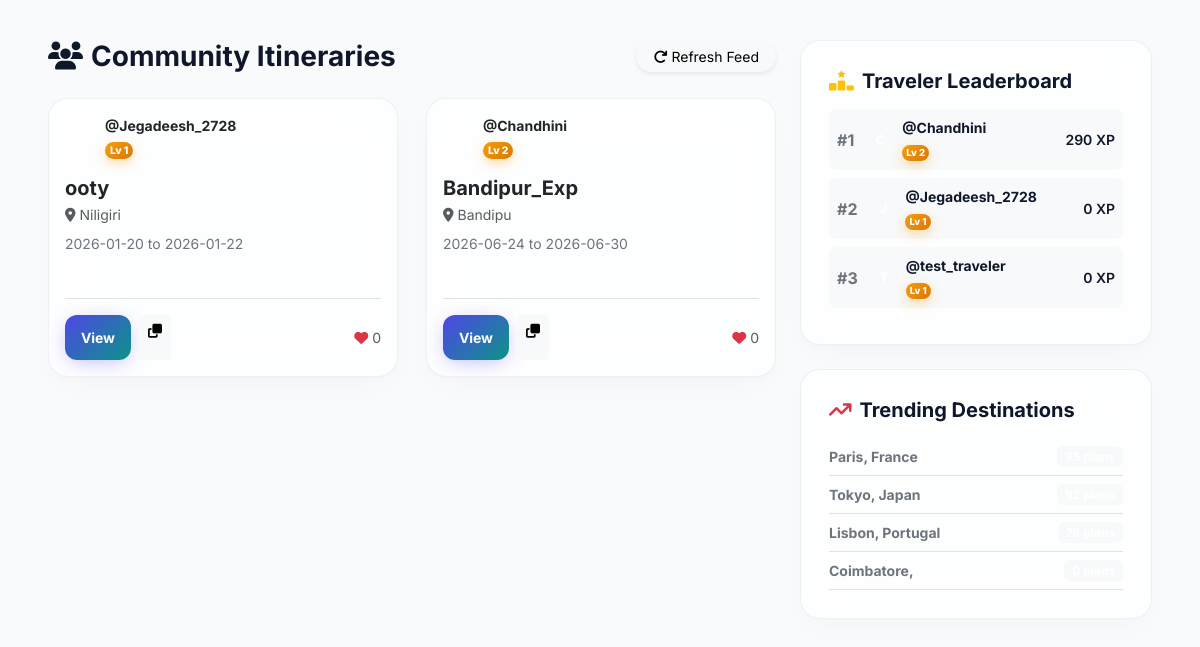
The page /leaderboard on the database as committed earlier.
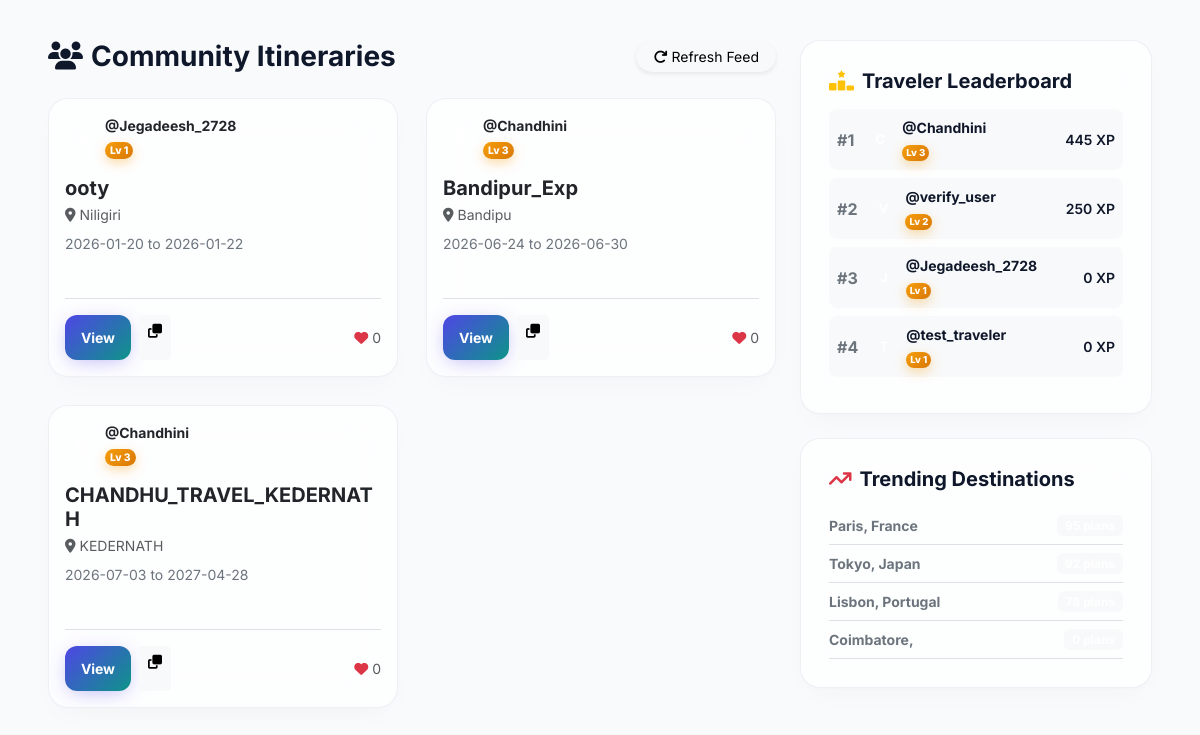
The same page on the database as committed later.
### app.py/app.py (models this page shows)
class Trip(db.Model):
    id = db.Column(db.Integer, primary_key=True)
    name = db.Column(db.String(100), nullable=False)
    destination = db.Column(db.String(100), nullable=False)
    start_date = db.Column(db.Date, nullable=False)
    end_date = db.Column(db.Date, nullable=False)
    is_public = db.Column(db.Boolean, default=False)
    user_id = db.Column(db.Integer, db.ForeignKey('user.id'), nullable=False)
    estimated_budget = db.Column(db.Float, nullable=True, default=0.0)
    style = db.Column(db.String(50), default="Solo") # Solo, Family, Honeymoon, Adventure, Luxury, Backpacking
    sections = db.relationship('TripSection', backref='trip', lazy=True, cascade="all, delete-orphan")
    stops = db.relationship('Stop', backref='trip', lazy=True, cascade="all, delete-orphan")
    expenses = db.relationship('Expense', backref='trip', lazy=True, cascade="all, delete-orphan")
    journal_entries = db.relationship('JournalEntry', backref='trip', lazy=True, cascade="all, delete-orphan")
    packing_lists = db.relationship('PackingList', backref='trip', lazy=True, cascade="all, delete-orphan")
    places = db.relationship('PlaceOfInterest', backref='trip', lazy=True, cascade="all, delete-orphan")
    likes = db.relationship('Like', backref='trip', lazy=True, cascade="all, delete-orphan")
    bookmarks = db.relationship('Bookmark', backref='trip', lazy=True, cascade="all, delete-orphan")
    comments = db.relationship('Comment', backref='trip', lazy=True, cascade="all, delete-orphan")
    ratings = db.relationship('Rating', backref='trip', lazy=True, cascade="all, delete-orphan")

class User(UserMixin, db.Model):
    id = db.Column(db.Integer, primary_key=True)
    username = db.Column(db.String(150), unique=True, nullable=False)
    email = db.Column(db.String(150), unique=True, nullable=False)
    password = db.Column(db.String(150), nullable=False)
    is_admin = db.Column(db.Boolean, default=False)
    xp = db.Column(db.Integer, default=0)
    level = db.Column(db.Integer, default=1)
    points = db.Column(db.Integer, default=0)
    trips = db.relationship('Trip', backref='author', lazy=True, cascade="all, delete-orphan")
    achievements = db.relationship('UserAchievement', backref='user', lazy=True, cascade="all, delete-orphan")
    notifications = db.relationship('Notification', backref='user', lazy=True, cascade="all, delete-orphan")
    chat_messages = db.relationship('ChatMessage', backref='user', lazy=True, cascade="all, delete-orphan")
    documents = db.relationship('UploadedDocument', backref='user', lazy=True, cascade="all, delete-orphan")
    journal_entries = db.relationship('JournalEntry', backref='user', lazy=True, cascade="all, delete-orphan")

class City(db.Model):
    id = db.Column(db.Integer, primary_key=True)
    name = db.Column(db.String(150), nullable=False)
    country = db.Column(db.String(150), nullable=True)
    cost_index = db.Column(db.Float, default=1.0)
    popularity = db.Column(db.Integer, default=0)

### app.py/app.py (the view)
@app.route('/leaderboard')
def leaderboard_view():
    top_users = User.query.order_by(User.xp.desc()).limit(10).all()
    trending_cities = City.query.order_by(City.popularity.desc()).limit(5).all()
    return render_template('community.html', leaderboard=top_users, trending_cities=trending_cities, trips=Trip.query.filter_by(is_public=True).all())

### templates/community.html (shortened to what this page needs)
{% extends "base.html" %}
{% block content %}
<div class="row g-4">
    <div class="col-lg-8">
        <div class="d-flex justify-content-between align-items-center mb-4">
            <h3 class="fw-bold m-0"><i class="fa-solid fa-users text-teal me-2"></i>Community Itineraries</h3>
            <a href="{{ url_for('leaderboard_view') }}" class="btn btn-sm btn-light rounded-pill px-3 shadow-sm"><i class="fa-solid fa-arrow-rotate-right me-1 text-teal"></i>Refresh Feed</a>
        </div>
        <div class="pinterest-grid">
            {% for trip in trips %}
            <div class="glass-card p-3 card h-100" style="break-inside: avoid; transition: transform 0.2s;">
                <div class="d-flex align-items-center gap-2 mb-3">
                    <div class="rounded-circle bg-teal text-white fw-bold d-flex align-items-center justify-content-center" style="width:32px; height:32px">
                    </div>
                    <div>
                        <strong class="d-block small">@{{ trip.author.username }}</strong>
                        <span class="xp-level-badge" style="font-size:0.65rem; padding: 1px 5px;">Lv {{ trip.author.level }}</span>
                    </div>
                </div>
                <h5 class="fw-bold mb-1">{{ trip.name }}</h5>
                <p class="text-muted small mb-2"><i class="fa-solid fa-location-dot me-1"></i>{{ trip.destination }}</p>
                <small class="text-secondary d-block mb-3">{{ trip.start_date }} to {{ trip.end_date }}</small>
                <div class="d-flex justify-content-between align-items-center border-top pt-3 mt-auto">
                    <div class="d-flex gap-2">
                        <a href="{{ url_for('view_trip', trip_id=trip.id) }}" class="btn btn-sm btn-premium px-3">View</a>
                        <a href="{{ url_for('copy_trip', trip_id=trip.id) }}" class="btn btn-sm btn-light" title="Copy itinerary template"><i class="fa-solid fa-clone"></i></a>
                    </div>
                    <div class="text-muted small">
                        <i class="fa-solid fa-heart text-danger me-1"></i>{{ trip.likes|length }}
                    </div>
                </div>
            </div>
            {% else %}
            <div class="glass-card text-center py-5 w-100">
                <i class="fa-solid fa-face-meh text-muted fs-1 mb-3"></i>
                <p class="text-muted">No public itineraries shared yet.</p>
            </div>
            {% endfor %}
        </div>
    </div>
    <div class="col-lg-4">
        <div class="glass-card mb-4">
            <h5 class="fw-bold mb-3"><i class="fa-solid fa-ranking-star text-warning me-2"></i>Traveler Leaderboard</h5>
            {% for user in leaderboard %}
            <div class="d-flex align-items-center justify-content-between p-2 rounded-3 bg-light mb-2">
                <div class="d-flex align-items-center gap-2">
                    <span class="fw-bold text-secondary me-1">#{{ loop.index }}</span>
                    <div class="rounded-circle bg-teal text-white fw-bold d-flex align-items-center justify-content-center" style="width:28px; height:28px; font-size:0.8rem">
                    </div>
                    <div>
                        <strong class="small d-block">@{{ user.username }}</strong>
                        <span class="xp-level-badge" style="font-size:0.6rem; padding: 1px 4px;">Lv {{ user.level or 1 }}</span>
                    </div>
                </div>
                <small class="text-teal fw-semibold">{{ user.xp or 0 }} XP</small>
            </div>
            {% else %}
            <p class="text-muted text-center"><small>No data available</small></p>
            {% endfor %}
        </div>
        <div class="glass-card">
            <h5 class="fw-bold mb-3"><i class="fa-solid fa-arrow-trend-up text-danger me-2"></i>Trending Destinations</h5>
            {% for city in trending_cities %}
            <div class="d-flex align-items-center justify-content-between border-bottom py-2">
                <div>
                    <strong class="d-block text-secondary small">{{ city.name }}, {{ city.country or '' }}</strong>
                </div>
                <span class="badge bg-light text-teal">{{ city.popularity }} plans</span>
            </div>
            {% else %}
            <p class="text-muted text-center"><small>No trending destinations yet</small></p>
            {% endfor %}
        </div>
    </div>
</div>
{% endblock %}

### templates/base.html (shortened to what this page needs)
<!DOCTYPE html>
<html lang="en">
<head>
    <link href="https://cdn.jsdelivr.net/npm/bootstrap@5.3.0/dist/css/bootstrap.min.css" rel="stylesheet">
    <link rel="stylesheet" href="https://cdnjs.cloudflare.com/ajax/libs/font-awesome/6.4.0/css/all.min.css">
    <link rel="stylesheet" href="{{ url_for('static', filename='css/style.css') }}">
</head>
<body>
    <div class="app-wrapper">
        <main class="app-content" style="{% if not current_user.is_authenticated %}margin-left: 0; width: 100%;{% endif %}">
            {% block content %}{% endblock %}
        </main>
    </div>
</body>
</html>

### static/css/style.css (style rules this page uses)
:root { --primary: #4f46e5; --primary-hover: #4338ca; --secondary: #0d9488; --secondary-hover: #0f766e; --accent: #f43f5e; --accent-hover: #e11d48; --bg-color: #f8fafc; --card-bg: rgba(255, 255, 255, 0.75); --border-color: rgba(148, 163, 184, 0.15); --focus-ring: rgba(79, 70, 229, 0.15); --text-primary: #0f172a; --text-secondary: #475569; --text-muted: #64748b; --sidebar-bg: rgba(255, 255, 255, 0.85); --sidebar-active: linear-gradient(135deg, rgba(79, 70, 229, 0.08), rgba(13, 148, 136, 0.08)); --sidebar-border: rgba(148, 163, 184, 0.12); --glow-shadow: 0 10px 30px -10px rgba(0, 0, 0, 0.04), 0 1px 3px rgba(0, 0, 0, 0.02); --elevation-hover: 0 20px 40px -15px rgba(79, 70, 229, 0.08), 0 1px 3px rgba(0, 0, 0, 0.02); --border-radius-sm: 8px; --border-radius-md: 12px; --border-radius-lg: 20px; }
* { transition: background-color 0.3s cubic-bezier(0.25, 0.8, 0.25, 1), border-color 0.3s cubic-bezier(0.25, 0.8, 0.25, 1), color 0.2s ease, box-shadow 0.25s ease; }
body { background-color: var(--bg-color); color: var(--text-primary); font-family: 'Inter', -apple-system, BlinkMacSystemFont, "Segoe UI", Roboto, sans-serif; overflow-x: hidden; margin: 0; padding: 0; -webkit-font-smoothing: antialiased; -moz-osx-font-smoothing: grayscale; }
.glass-card { background: var(--card-bg); backdrop-filter: blur(24px); -webkit-backdrop-filter: blur(24px); border: 1px solid var(--border-color); box-shadow: var(--glow-shadow); border-radius: var(--border-radius-lg); padding: 28px; margin-bottom: 28px; position: relative; overflow: hidden; transition: transform 0.3s cubic-bezier(0.34, 1.56, 0.64, 1), box-shadow 0.3s cubic-bezier(0.34, 1.56, 0.64, 1), border-color 0.3s ease; }
.app-wrapper { display: flex; min-height: 100vh; }
.app-content { margin-left: 280px; padding: 40px 48px; width: calc(100% - 280px); flex-grow: 1; }
.btn-premium { background: linear-gradient(135deg, var(--primary), var(--secondary)); color: #ffffff; border: none; border-radius: var(--border-radius-md); padding: 12px 24px; font-weight: 700; box-shadow: 0 4px 20px -4px rgba(79, 70, 229, 0.4); letter-spacing: -0.1px; transition: all 0.3s cubic-bezier(0.34, 1.56, 0.64, 1); }
.pinterest-grid { display: grid; grid-template-columns: repeat(auto-fill, minmax(300px, 1fr)); grid-gap: 28px; }
.xp-level-badge { display: inline-flex; align-items: center; background: linear-gradient(135deg, #f59e0b, #d97706); color: #ffffff; font-weight: 800; padding: 6px 14px; border-radius: 9999px; font-size: 0.8rem; box-shadow: 0 4px 12px rgba(245, 158, 11, 0.35); animation: badge-pulse 2s infinite ease-in-out; }

Rows that differ between the two databases and show on the page:
changed through a linked row, Trip "Bandipur_Exp": author.level "2" → "3"
added Trip: author.username "Chandhini", author.level "3", name "CHANDHU_TRAVEL_KEDERNATH", destination "KEDERNATH", start_date "2026-07-03", end_date "2027-04-28", likes|length "0"
changed User "Chandhini": level "2" → "3"; xp "290" → "445"
added User: username "verify_user", level "2", xp "250"
